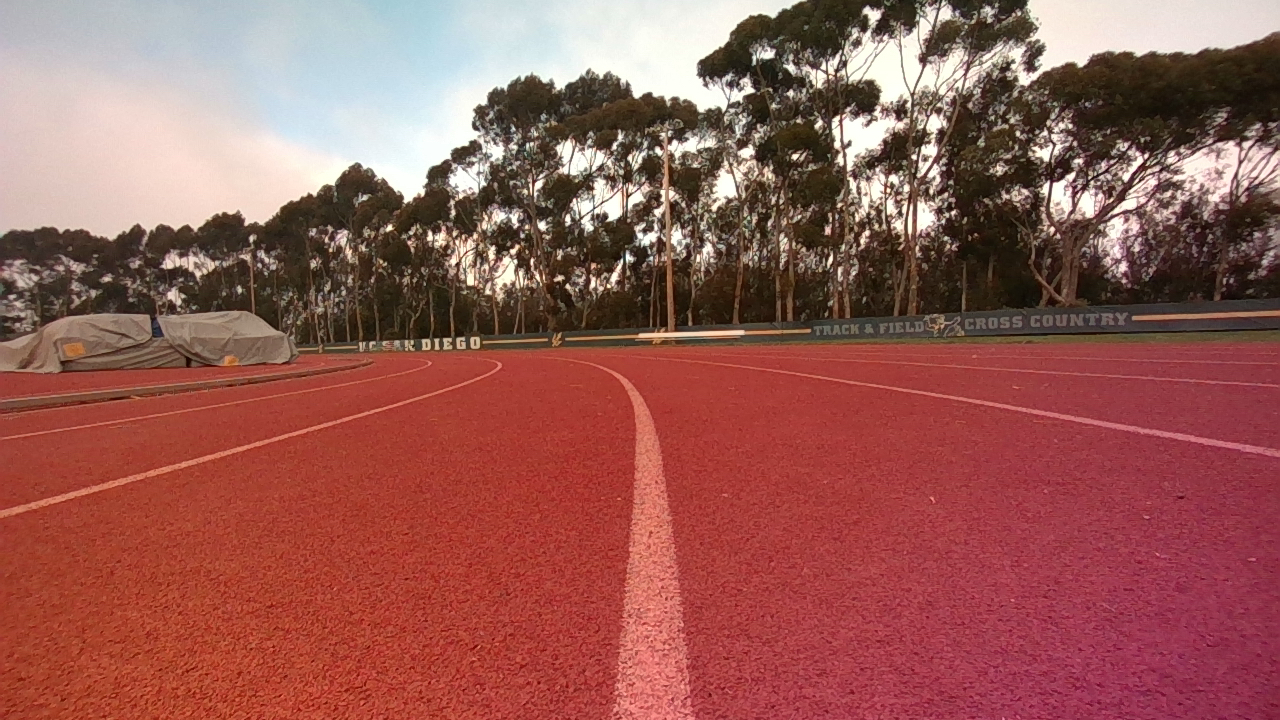
#> input picture test/testdata/IntelRS_curve.jpg, 1280 x 720 px, found by its file name
$ jupyter execute --allow-errors '180B image-processing-pipeline.py Code Demonstration.ipynb'   (older library calls are emulated)
#> lines starting #> are read from the running program, lines starting #| are printed output that depends on the picture
[cell 1]
import cv2
import numpy as np
import pandas as pd
from skimage import filters
import skimage
import matplotlib.pyplot as plt

[cell 2]
def eval_img(img_fn, gt_fn):
    # reading base image
#> called with img_fn = '../test/testdata/intelRS_curve.jpg', gt_fn = '../test/testdata/intelRS_curve_gt.jpg'
    bs = cv2.imread(img_fn, 1)
#> bs is the input picture: shape (720, 1280, 3); mean B, G, R 85.5, 92, 150.8
    bs = cv2.cvtColor(bs, cv2.COLOR_RGBA2BGR)
    bs = cv2.cvtColor(bs, cv2.COLOR_RGBA2GRAY)
#> bs: shape (720, 1280)
    bs = cv2.GaussianBlur(bs, (5,5), 0)
    #display(Image(filename=img_fn))

    # reading ground truth
    bs_gt = cv2.imread(gt_fn, 1)
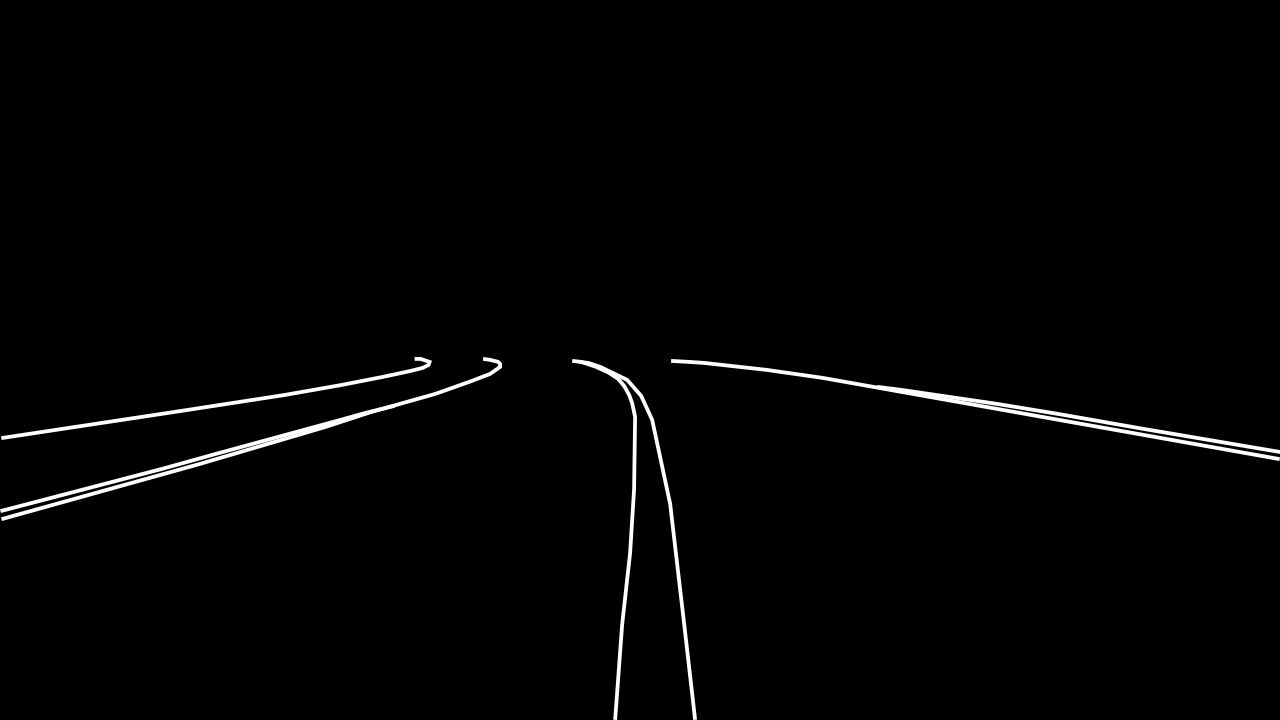
#> input picture test/testdata/IntelRS_curve_gt.jpg, 1280 x 720 px, found by its file name
#> bs_gt is the input picture: shape (720, 1280, 3); min 0, max 255, mean 3.3
    bs_gt = cv2.cvtColor(bs_gt, cv2.COLOR_RGBA2BGR)
    bs_gt = cv2.cvtColor(bs_gt, cv2.COLOR_RGBA2GRAY)
#> bs_gt: shape (720, 1280)
    bs_gt = cv2.resize(bs_gt, (bs.shape[1],bs.shape[0]))
    bs_gt = bs_gt / bs_gt.max()
    #display(Image(filename=gt_fn))

    # LoG
    bs_lap = cv2.Laplacian(bs, cv2.CV_64F)
    bs_lap = bs_lap/bs_lap.max()
    # Sobel X
    bs_sob = cv2.Sobel(bs, cv2.CV_64F, 1, 0, ksize=5)
    bs_sob = bs_sob / bs_sob.max()
    # Canny
    bs_can = cv2.Canny(bs, 100, 200)
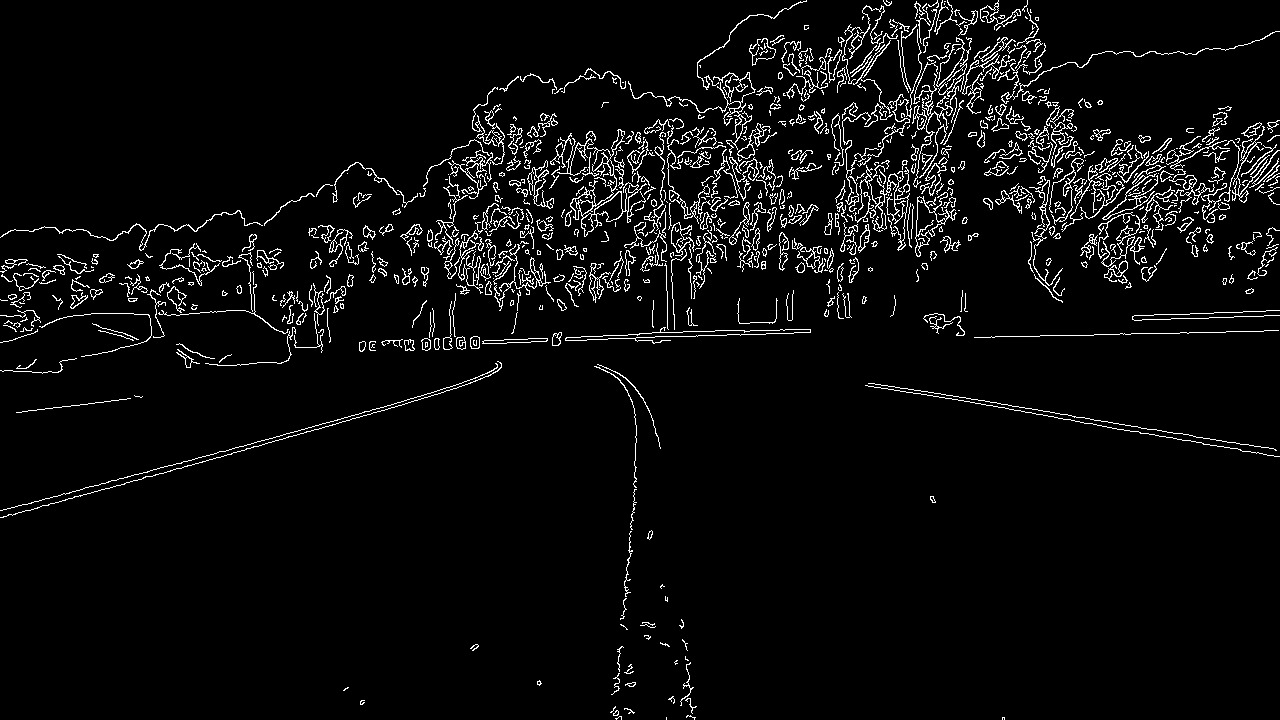
#> bs_can: shape (720, 1280); 4.6% white in thin lines or dots
    bs_can = bs_can / bs_can.max()
#> bs_can: shape (720, 1280) float64; values 0 (black) and 1 (white), 4.6% white in thin lines or dots
    # Prewitt
    kernelx = np.array([[1,1,1],[0,0,0],[-1,-1,-1]])
    bs_prew = cv2.filter2D(bs, -1, kernelx)
    bs_prew = bs_prew / bs_prew.max()
    # Roberts
    bs_rob = filters.roberts(bs)
    bs_rob = bs_rob / bs_rob.max()

    # evaluation - SSIM
    bs_ssim_lap = skimage.metrics.structural_similarity(bs_gt, bs_lap)
#> bs_ssim_lap = 0.418
    bs_ssim_sob = skimage.metrics.structural_similarity(bs_gt, bs_sob)
#> bs_ssim_sob = 0.552
    bs_ssim_can = skimage.metrics.structural_similarity(bs_gt, bs_can)
#> bs_ssim_can = 0.757
    bs_ssim_prew = skimage.metrics.structural_similarity(bs_gt, bs_prew)
#> bs_ssim_prew = 0.454
    bs_ssim_rob = skimage.metrics.structural_similarity(bs_gt, bs_rob)
#> bs_ssim_rob = 0.259

    # [8 lines of commented-out code are left out]
    bs_mse_lap = np.square(np.subtract(bs_gt, bs_lap)).mean()
#> bs_mse_lap = 0.0267
    bs_mse_sob = np.square(np.subtract(bs_gt, bs_sob)).mean()
#> bs_mse_sob = 0.024
    bs_mse_can = np.square(np.subtract(bs_gt, bs_can)).mean()
#> bs_mse_can = 0.0527
    bs_mse_prew = np.square(np.subtract(bs_gt, bs_prew)).mean()
#> bs_mse_prew = 0.0221
    bs_mse_rob = np.square(np.subtract(bs_gt, bs_rob)).mean()
#> bs_mse_rob = 0.0282

    DF = pd.DataFrame(
        columns = ['SSIM', 'MSE'], #'PSNR'],
        index = ['Laplacian', 'SobelX', 'Canny', 'Prewitt', 'Roberts'],
        data = [
            [bs_ssim_lap, bs_mse_lap], # bs_psnr_lap],
            [bs_ssim_sob, bs_mse_sob], # bs_psnr_sob],
            [bs_ssim_can, bs_mse_can], # bs_psnr_can],
            [bs_ssim_prew, bs_mse_prew], # bs_psnr_prew],
            [bs_ssim_rob, bs_mse_rob] #, bs_psnr_rob],
        ]
    )
#> DF = table of 5 rows and 2 columns

    return DF

[cell 3]
# analysis

# Intel RealSense D455 Image Processing
RS_curve = eval_img('../test/testdata/intelRS_curve.jpg', '../test/testdata/intelRS_curve_gt.jpg')
#> RS_curve = table of 5 rows and 2 columns

RS_depth = eval_img('../test/testdata/intelRS_Depth.jpg','../test/testdata/intelRS_Depth_gt.jpg')
#> call 2 of eval_img, with img_fn = '../test/testdata/intelRS_Depth.jpg', gt_fn = '../test/testdata/intelRS_Depth_gt.jpg'
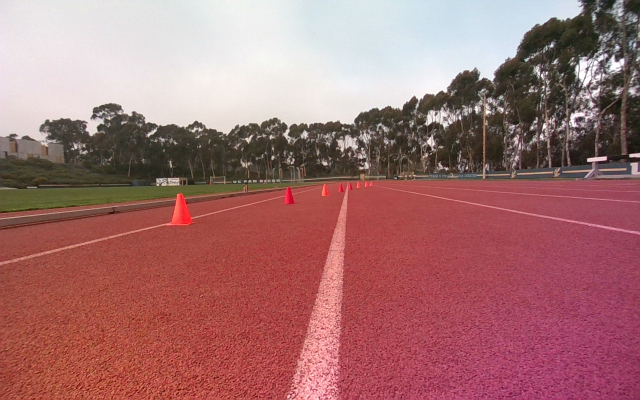
#> input picture test/testdata/intelRS_Depth.jpg, 1280 x 800 px (shown at 1/2 size)
#> in eval_img, bs is the input picture: shape (800, 1280, 3); mean B, G, R 112.8, 112.2, 163.7
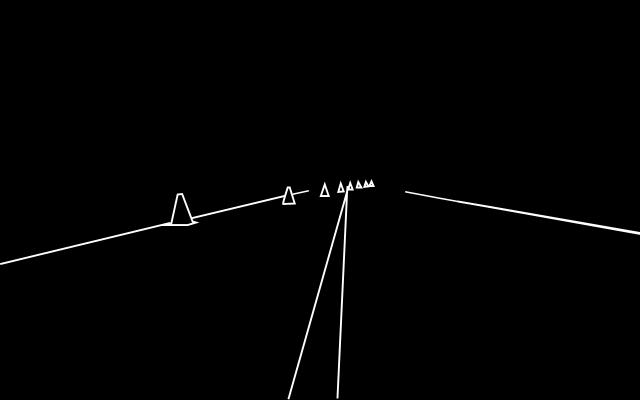
#> input picture test/testdata/intelRS_Depth_gt.jpg, 1280 x 800 px (shown at 1/2 size)
#> in eval_img, bs_gt is the input picture: shape (800, 1280, 3); min 0, max 255, mean 2.3
#> in eval_img (call 2), `bs_can = cv2.Canny(bs, 100, 200)`: bs_can: shape (800, 1280); 3.1% white in thin lines or dots
#> in eval_img (call 2), `bs_can = bs_can / bs_can.max()`: bs_can: shape (800, 1280) float64; values 0 (black) and 1 (white), 3.1% white in thin lines or dots
#> in eval_img (call 2), `bs_rob = filters.roberts(bs)`:
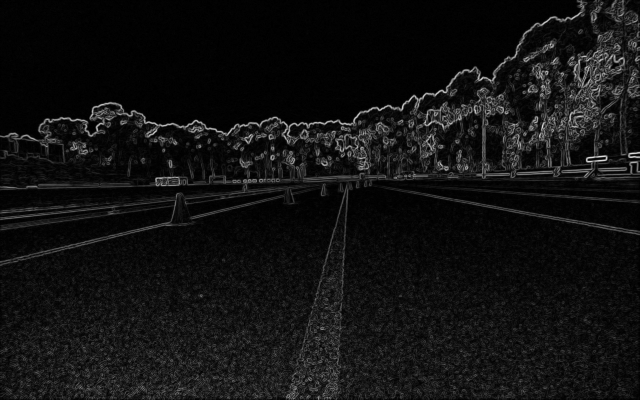
#> bs_rob: shape (800, 1280) float64 (shown at 1/2 size); min 0, max 0.259, mean 0.0185; drawn with min black and max white
#> in eval_img (call 2), `bs_ssim_lap = skimage.metrics.structural_similarity(bs_gt, bs_lap)`: bs_ssim_lap = 0.388
#> in eval_img (call 2), `bs_ssim_sob = skimage.metrics.structural_similarity(bs_gt, bs_sob)`: bs_ssim_sob = 0.583
#> in eval_img (call 2), `bs_ssim_can = skimage.metrics.structural_similarity(bs_gt, bs_can)`: bs_ssim_can = 0.821
#> in eval_img (call 2), `bs_ssim_prew = skimage.metrics.structural_similarity(bs_gt, bs_prew)`: bs_ssim_prew = 0.488
#> in eval_img (call 2), `bs_ssim_rob = skimage.metrics.structural_similarity(bs_gt, bs_rob)`: bs_ssim_rob = 0.304
#> in eval_img (call 2), `bs_mse_lap = np.square(np.subtract(bs_gt, bs_lap)).mean()`: bs_mse_lap = 0.026
#> in eval_img (call 2), `bs_mse_sob = np.square(np.subtract(bs_gt, bs_sob)).mean()`: bs_mse_sob = 0.0157
#> in eval_img (call 2), `bs_mse_can = np.square(np.subtract(bs_gt, bs_can)).mean()`: bs_mse_can = 0.0357
#> in eval_img (call 2), `bs_mse_prew = np.square(np.subtract(bs_gt, bs_prew)).mean()`: bs_mse_prew = 0.0154
#> in eval_img (call 2), `bs_mse_rob = np.square(np.subtract(bs_gt, bs_rob)).mean()`: bs_mse_rob = 0.0197
#> RS_depth = table of 5 rows and 2 columns

RS_HL = eval_img('../test/testdata/RS_HL.png','../test/testdata/RS_HL_gt.png')
#> call 3 of eval_img, with img_fn = '../test/testdata/RS_HL.png', gt_fn = '../test/testdata/RS_HL_gt.png'
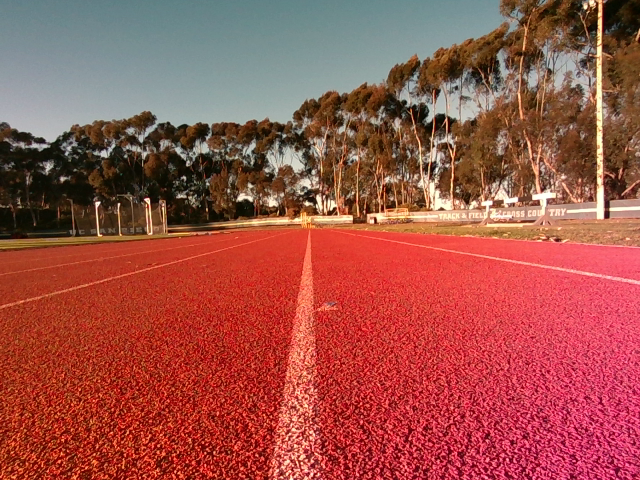
#> input picture test/testdata/RS_HL.png, 640 x 480 px
#> in eval_img, bs is the input picture: shape (480, 640, 3); mean B, G, R 72.3, 81.2, 158.5
#> in eval_img (call 3), `bs = cv2.GaussianBlur(bs, (5,5), 0)`:
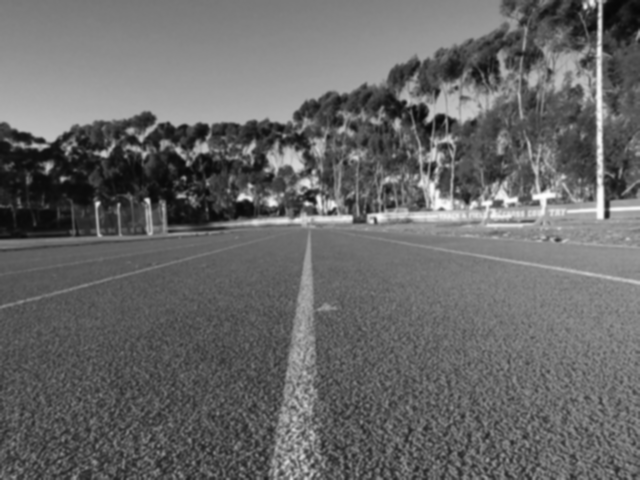
#> bs: shape (480, 640); min 7, max 254, mean 103.3
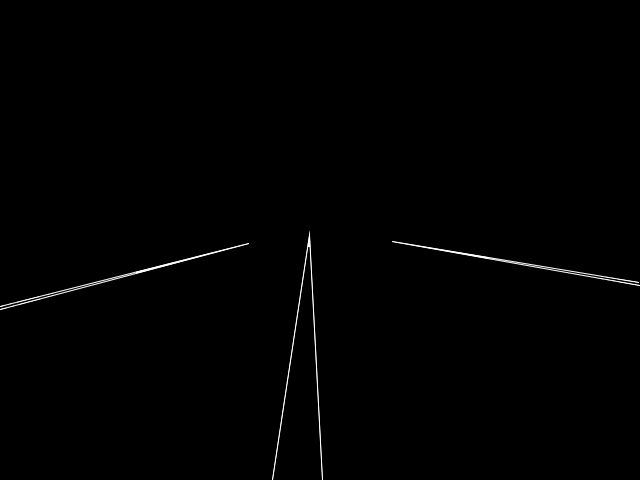
#> input picture test/testdata/RS_HL_gt.png, 640 x 480 px
#> in eval_img, bs_gt is the input picture: shape (480, 640, 3); mean B, G, R 1.3, 1.3, 1.3
#> in eval_img (call 3), `bs_sob = cv2.Sobel(bs, cv2.CV_64F, 1, 0, ksize=5)`:
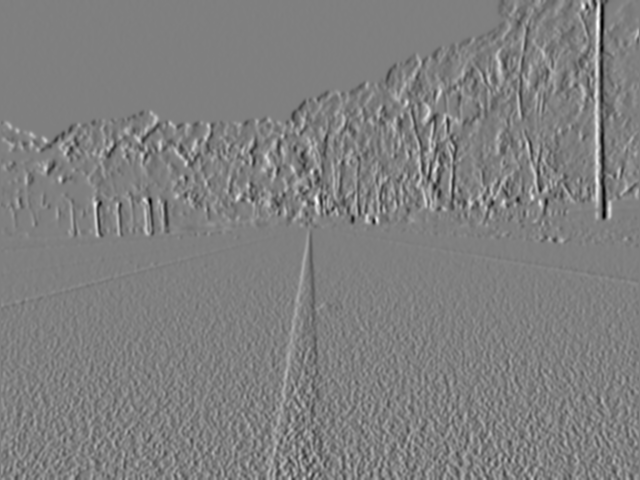
#> bs_sob: shape (480, 640) float64; min -7231, max 7204, mean 4.5; drawn with min black and max white
#> in eval_img (call 3), `bs_can = cv2.Canny(bs, 100, 200)`:
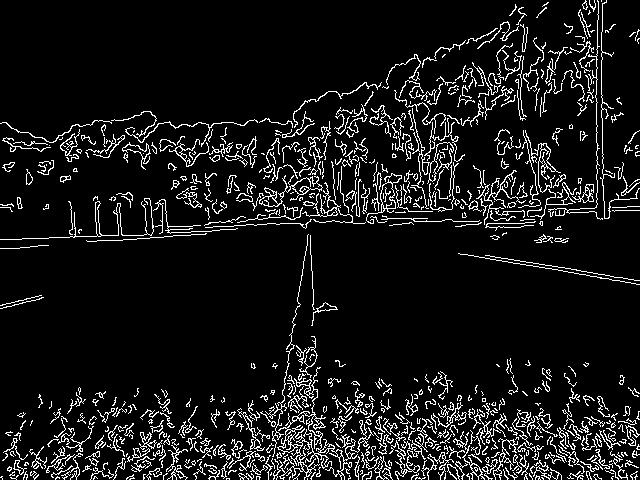
#> bs_can: shape (480, 640); 9% white in thin lines or dots
#> in eval_img (call 3), `bs_can = bs_can / bs_can.max()`: bs_can: shape (480, 640) float64; values 0 (black) and 1 (white), 9% white in thin lines or dots
#> in eval_img (call 3), `bs_ssim_lap = skimage.metrics.structural_similarity(bs_gt, bs_lap)`: bs_ssim_lap = 0.298
#> in eval_img (call 3), `bs_ssim_sob = skimage.metrics.structural_similarity(bs_gt, bs_sob)`: bs_ssim_sob = 0.403
#> in eval_img (call 3), `bs_ssim_can = skimage.metrics.structural_similarity(bs_gt, bs_can)`: bs_ssim_can = 0.563
#> in eval_img (call 3), `bs_ssim_prew = skimage.metrics.structural_similarity(bs_gt, bs_prew)`: bs_ssim_prew = 0.339
#> in eval_img (call 3), `bs_ssim_rob = skimage.metrics.structural_similarity(bs_gt, bs_rob)`: bs_ssim_rob = 0.186
#> in eval_img (call 3), `bs_mse_lap = np.square(np.subtract(bs_gt, bs_lap)).mean()`: bs_mse_lap = 0.0252
#> in eval_img (call 3), `bs_mse_sob = np.square(np.subtract(bs_gt, bs_sob)).mean()`: bs_mse_sob = 0.0175
#> in eval_img (call 3), `bs_mse_can = np.square(np.subtract(bs_gt, bs_can)).mean()`: bs_mse_can = 0.0917
#> in eval_img (call 3), `bs_mse_prew = np.square(np.subtract(bs_gt, bs_prew)).mean()`: bs_mse_prew = 0.0166
#> in eval_img (call 3), `bs_mse_rob = np.square(np.subtract(bs_gt, bs_rob)).mean()`: bs_mse_rob = 0.0276
#> RS_HL = table of 5 rows and 2 columns
#> (the rest of this cell did not finish here and is left out)

RS_HL5 = eval_img('../test/testdata/RS_HL_5m.png','../test/testdata/RS_HL_5m_gt.png')
RS_HL10 = eval_img('../test/testdata/RS_HL_10m.png','../test/testdata/RS_HL_10m_gt.png')

RS_LL = eval_img('../test/testdata/RS_LL.png','../test/testdata/RS_LL_gt.png')
RS_LL1 = eval_img('../test/testdata/RS_LL_1m.png','../test/testdata/RS_LL_1m_gt.png')
RS_LL5 = eval_img('../test/testdata/RS_LL_5m.png','../test/testdata/RS_LL_5m_gt.png')
RS_LL10 = eval_img('../test/testdata/RS_LL_10m.png','../test/testdata/RS_LL_10m_gt.png')

# Zed
Zed_curve = eval_img('../test/testdata/Zed_curve_crop.jpg', '../test/testdata/Zed_curve_crop_gt.jpg')

Zed_depth = eval_img('../test/testdata/Zed_depth_crop.jpg','../test/testdata/Zed_depth_crop_gt.jpg')

Zed_HL = eval_img('../test/testdata/Zed_HL.png','../test/testdata/Zed_HL_gt.png')
Zed_HL1 = eval_img('../test/testdata/Zed_HL_1m.png','../test/testdata/Zed_HL_1m_gt.png')
Zed_HL5 = eval_img('../test/testdata/Zed_HL_5m.png','../test/testdata/Zed_HL_5m_gt.png')
Zed_HL10 = eval_img('../test/testdata/Zed_HL_10m.png','../test/testdata/Zed_HL_10m_gt.png')

Zed_LL = eval_img('../test/testdata/Zed_LL.png','../test/testdata/Zed_LL_gt.png')
Zed_LL1 = eval_img('../test/testdata/Zed_LL_1m.png','../test/testdata/Zed_LL_1m_gt.png')
Zed_LL5 = eval_img('../test/testdata/Zed_LL_5m.png','../test/testdata/Zed_LL_5m_gt.png')
Zed_LL10 = eval_img('../test/testdata/Zed_LL_10m.png','../test/testdata/Zed_LL_10m_gt.png')

# Visualizations

##### OVERALL PERFORMANCE #####
# RS
RS_curve_sum = RS_curve.sum()
RS_depth_sum = RS_depth.sum()
RS_HL_sum = RS_HL.sum()
RS_HL1_sum = RS_HL1.sum()
RS_HL5_sum = RS_HL5.sum()
RS_HL10_sum = RS_HL10.sum()
RS_LL_sum = RS_LL.sum()
RS_LL1_sum = RS_LL1.sum()
RS_LL5_sum = RS_LL5.sum()
RS_LL10_sum = RS_LL10.sum()

RS_SSIM_sums = [RS_curve_sum[0], RS_depth_sum[0], RS_HL_sum[0], RS_HL1_sum[0], RS_HL5_sum[0],
 RS_HL10_sum[0], RS_LL_sum[0], RS_LL1_sum[0], RS_LL5_sum[0], RS_LL10_sum[0]]

RS_MSE_sums = [RS_curve_sum[1], RS_depth_sum[1], RS_HL_sum[1], RS_HL1_sum[1], RS_HL5_sum[1],
 RS_HL10_sum[1], RS_LL_sum[1], RS_LL1_sum[1], RS_LL5_sum[1], RS_LL10_sum[1]]

# Zed
Zed_curve_sum = Zed_curve.sum()
Zed_depth_sum = Zed_depth.sum()
Zed_HL_sum = Zed_HL.sum()
Zed_HL1_sum = Zed_HL1.sum()
Zed_HL5_sum = Zed_HL5.sum()
Zed_HL10_sum = Zed_HL10.sum()
Zed_LL_sum = Zed_LL.sum()
Zed_LL1_sum = Zed_LL1.sum()
Zed_LL5_sum = Zed_LL5.sum()
Zed_LL10_sum = Zed_LL10.sum()

Zed_SSIM_sums = [Zed_curve_sum[0], Zed_depth_sum[0], Zed_HL_sum[0], Zed_HL1_sum[0], Zed_HL5_sum[0],
Zed_HL10_sum[0], Zed_LL_sum[0], Zed_LL1_sum[0], Zed_LL5_sum[0], Zed_LL10_sum[0]]

Zed_MSE_sums = [Zed_curve_sum[1], Zed_depth_sum[1], Zed_HL_sum[1], Zed_HL1_sum[1], Zed_HL5_sum[1],
Zed_HL10_sum[1], Zed_LL_sum[1], Zed_LL1_sum[1], Zed_LL5_sum[1], Zed_LL10_sum[1]]

# Plotting
labels = [
    'Curve', 'Depth', 'Highlight (w/o Cone)', 'Highlight (1m Cone)','Highlight (5m Cone)','Highlight (10m Cone)',
    'Lowlight (w/o Cone)', 'Lowlight (1m Cone)', 'Lowlight (5m Cone)', 'Lowlight (10m Cone)'
]

x = np.arange(len(labels))

width = .35 # width of bars
